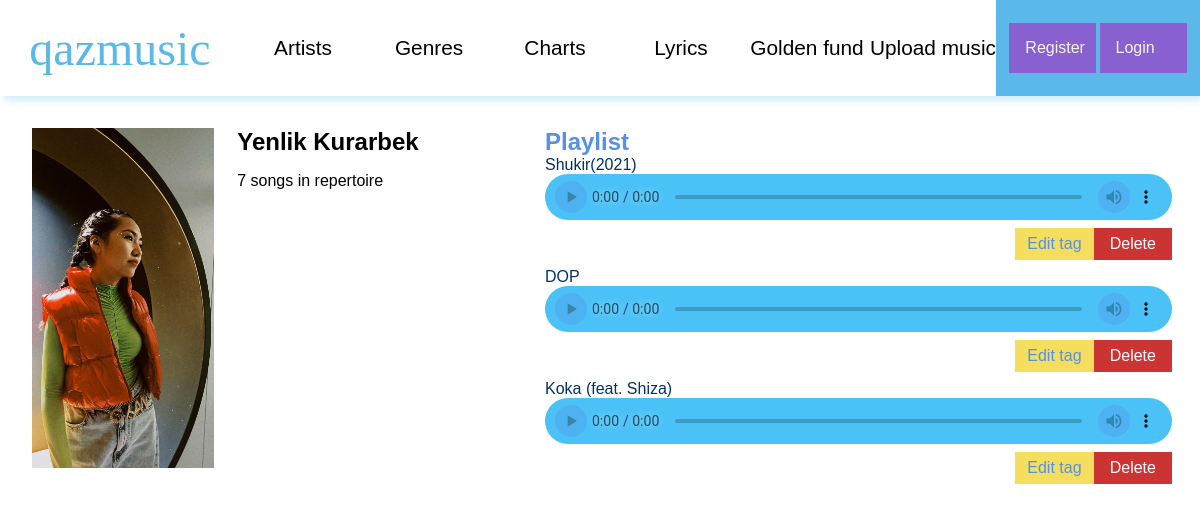
Screenshot of /artist/2-Yenlik-Kurarbek/ with the database file from the repository.
### qazmusic/models.py (models this page shows, shortened)
class Artists(models.Model):
    name = models.CharField(max_length=255, db_index=True)
    surname = models.CharField(max_length=255, db_index=True, null=True)
    repertoire = models.IntegerField(verbose_name='repertoire', null=True)
    photo = models.ImageField(upload_to='photo/', null=True)
    def __str__(self):
        return self.name + ' ' + self.surname
    class Meta:
        verbose_name = 'Artist'
        verbose_name_plural = 'Artists'

class Tracks(models.Model):
    title = models.CharField(max_length=255, db_index=True)
    artist = models.ForeignKey(Artists, on_delete=models.CASCADE, null=True)
    file = models.FileField(verbose_name='file', upload_to='tracks/')
    published_date = models.DateField(auto_now=False)
    genre = models.ForeignKey(Genres, on_delete=models.PROTECT, null=True)
    class Meta:
        verbose_name = 'Track'
        verbose_name_plural = 'Tracks'

### qazmusic/views.py (the view)
# urls.py: path('artist/<int:artist_id>-<slug:fullname>/', ArtistView.as_view(), name='artist-view'),
class ArtistView(DataMixin, DetailView):
    model = Artists
    template_name = 'qazmusic/artist-view.html'
    pk_url_kwarg = 'artist_id'
    slug_url_kwarg = 'fullname'
    context_object_name = 'artist'
    def get_context_data(self, *, object_list=None, **kwargs):
        context = super().get_context_data(**kwargs)
        c_def = self.get_user_context(title=str('qazmusic - ' + str(context['artist'])))
        return dict(list(context.items()) + list(c_def.items()))

### qazmusic/utils.py (called while the page is built)
def get_tracks():
    get_tracks = Tracks.objects.all()
    return get_tracks

    def get_user_context(self, **kwargs):
        context = kwargs
        context['header_menu'] = header_menu
        context['tracks'] = get_tracks()
        return context

### qazmusic/templates/qazmusic/artist-view.html
{% extends 'qazmusic/base.html' %}
{% load static %}
{% block content %}
    <link rel="stylesheet" href="{% static 'qazmusic/css/artist-view.css' %}">
    <link rel="stylesheet" href="{% static 'qazmusic/css/audio-player.css' %}">
    <main class="artist-view-page">
        <div class="left">
            <div class="artist-card">
                <div class="artist-photo"
                     style="background: url('{{ artist.photo.url }}') no-repeat center; background-size: cover">
                </div>
                <div class="artist-info">
                    <h2>{{ artist.name }} {{ artist.surname }}</h2>
                    <p>{{ artist.repertoire }} songs in repertoire</p>
                </div>
            </div>
        </div>
        <div class="right">
            <h2>Playlist</h2>
            {% for song in tracks %}
                {% if artist.pk == song.artist_id %}
                    <div class="track-div">
                        <p>{{ song.title }}</p>
                        <audio src="{{ song.file.url }}"
                               controls
                               class="track-audio">
                        </audio>
                        <div>
                            <span>
                                <a class="edit" href="{% url 'update' song.pk %}">Edit tag</a>
                                <a class="delete" href="{% url 'delete_track' song.pk %}">Delete</a>
                            </span>
                        </div>
                    </div>
                {% endif %}
            {% endfor %}
        </div>
    </main>
{% endblock %}

### qazmusic/static/qazmusic/css/style.css (style rules this page uses)
html, body { width: 100%; height: 100vh; font-family: "Mark Pro", sans-serif; margin: 0; padding: 0; }

### qazmusic/static/qazmusic/css/artist-view.css (style rules this page uses)
.artist-view-page { box-sizing: border-box; display: flex; justify-content: space-between; align-items: center; width: 95%; height: 85%; margin: 2rem; }
.left { display: block; width: 40%; height: 100%; }
.left > .artist-card { width: 100%; height: 50%; display: flex; justify-content: space-between; }
.artist-card > .artist-photo { width: 40%; height: 100%; }
.artist-card > .artist-info { width: 55%; height: 100%; padding: 0; }
.artist-info h2 { padding: 0; margin: 0; }
.right { width: 55%; height: 100%; }
.right h2 { padding: 0; margin: 0; color: #5690e9; }
.right .track-div { width: 100%; height: 7rem; display: flex; flex-direction: column; justify-content: space-evenly; }
.track-div p { padding: 0; margin: 0; color: #003366; font-weight: 500; }
.track-div audio { width: 100%; }
.track-div > div { width: 100%; height: auto; display: flex; justify-content: flex-end; align-items: center; }
.track-div > div > span { width: 25%; height: 3rem; display: flex; justify-content: space-between; align-items: center; }
.track-div > div > span > a { width: 5rem; height: 2rem; font-family: inherit; color: white; cursor: pointer; transition: background-color 0.4s ease; text-decoration: none; display: flex; justify-content: center; align-items: center; }
.track-div > div > span > .edit { background-color: #f5dd5d; color: #5690e9; }
.track-div > div > span > .delete { background-color: #CC3434; }

### rows the page displays
Artists: photo (picture), name "Yenlik", surname "Kurarbek", repertoire "7"
Tracks: title "Shukir(2021)"
Tracks: title "DOP"
Tracks: title "Koka (feat. Shiza)"

### other values shown
{{ title }} "Artists" "Genres" "Charts" "Lyrics" "Golden fund" "Upload music"
